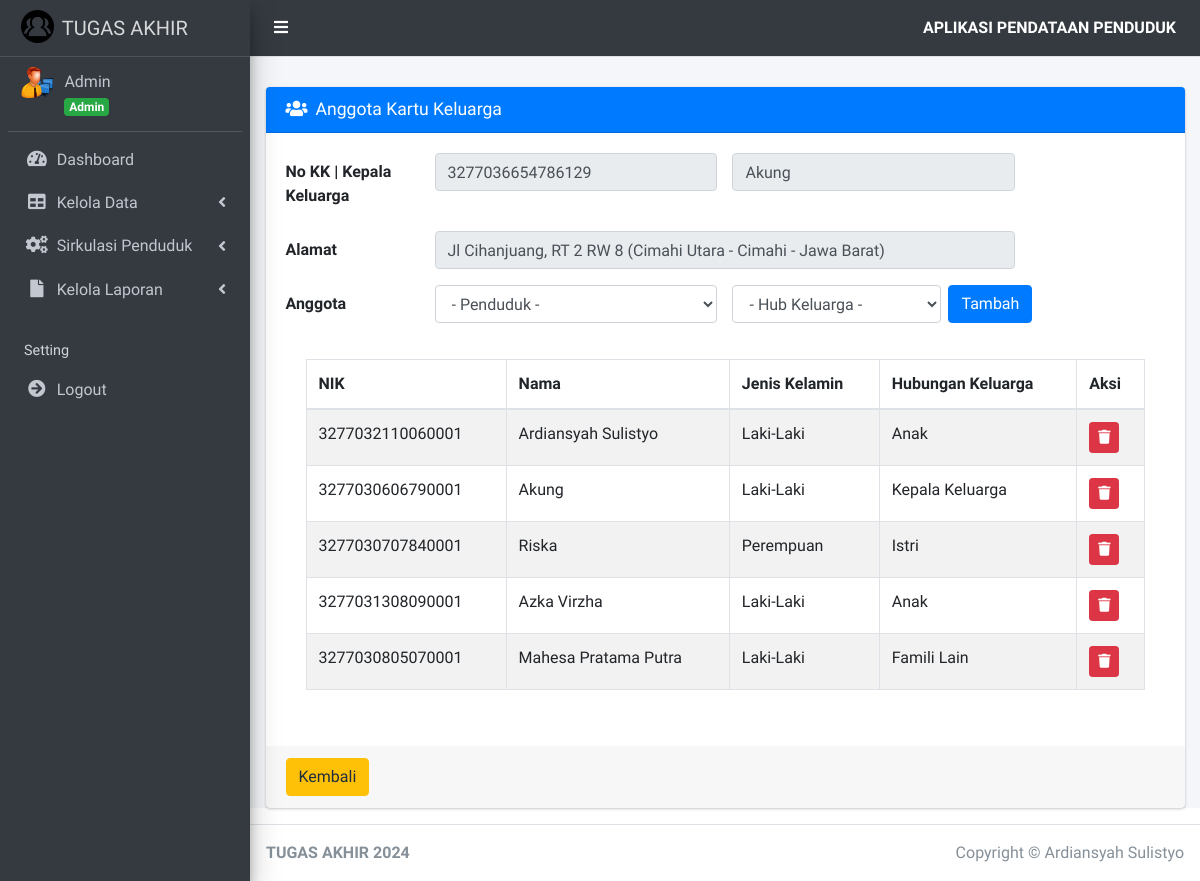
The page /index.php?page=anggota&id_kk=1 (signed in) on the database its author committed.
### tables this page shows
CREATE TABLE `kk` (
  `id_kk` int(11) NOT NULL,
  `no_kk` varchar(16) NOT NULL,
  `id_penduduk` int(11) NOT NULL,
  `k_keluarga` varchar(20) NOT NULL
);

CREATE TABLE `penduduk` (
  `id_penduduk` int(11) NOT NULL,
  `id_user` int(11) NOT NULL,
  `nik_penduduk` varchar(16) NOT NULL,
  `nama_penduduk` varchar(45) NOT NULL,
  `tempat_lahir_penduduk` varchar(30) NOT NULL,
  `tanggal_lahir_penduduk` date NOT NULL,
  `jenis_kelamin_penduduk` enum('Laki-Laki','Perempuan') NOT NULL,
  `alamat_penduduk` text NOT NULL,
  `desa_kelurahan_penduduk` varchar(30) NOT NULL,
  `kecamatan_penduduk` varchar(30) NOT NULL,
  `kabupaten_kota_penduduk` varchar(30) NOT NULL,
  `provinsi_penduduk` varchar(30) NOT NULL,
  `negara_penduduk` varchar(30) NOT NULL,
  `rt_penduduk` varchar(3) NOT NULL,
  `rw_penduduk` varchar(3) NOT NULL,
  `agama_penduduk` enum('Islam','Kristen','Katolik','Hindu','Buddha','Konghucu') NOT NULL,
  `pendidikan_terakhir_penduduk` varchar(20) NOT NULL,
  `pekerjaan_penduduk` varchar(20) NOT NULL,
  `status_perkawinan_penduduk` enum('Kawin','Tidak Kawin','Belum Kawin','Cerai') NOT NULL,
  `status` enum('Ada','Meninggal') NOT NULL,
  `status_keluarga` enum('Sudah Berkeluarga','Belum Berkeluarga','','') NOT NULL
);

CREATE TABLE `anggota_keluarga` (
  `id_anggota` int(11) NOT NULL,
  `id_kk` int(11) NOT NULL,
  `id_penduduk` int(11) NOT NULL,
  `hub_keluarga` varchar(15) NOT NULL
);

### pages/kk/anggota.php (the view, shortened to what this page needs)
<?php
if (isset($_GET['id_kk'])) {
    $id_kk = $_GET['id_kk'];
    $sql_cek = "SELECT * FROM `kk` JOIN `penduduk` ON kk.id_penduduk=penduduk.id_penduduk WHERE id_kk='$id_kk'";
    $query_cek = mysqli_query($koneksi, $sql_cek);
    $data_cek = mysqli_fetch_array($query_cek, MYSQLI_BOTH);
    $karkel = $data_cek['id_kk'];
}
?>
<div class="card card-primary">
    <div class="card-header">
        <h3 class="card-title">
            <i class="fa fa-users mr-2"></i>Anggota Kartu Keluarga
        </h3>
    </div>
    <form action="" method="post" enctype="multipart/form-data">
        <div class="card-body">
            <div class="form-group row">
                <label class="col-sm-2 col-form-label">No KK | Kepala Keluarga</label>
                <div class="col-sm-4">
                    <input type="text" class="form-control" id="no_kk" name="no_kk" value="<?= $data_cek['no_kk']; ?>" disabled />
                </div>
                <div class="col-sm-4">
                    <input type="text" class="form-control" id="kepala" name="kepala" value="<?= $data_cek['k_keluarga']; ?>" disabled />
                </div>
            </div>
            <div class="form-group row">
                <label class="col-sm-2 col-form-label">Alamat</label>
                <div class="col-sm-8">
                    <input type="text" class="form-control" value="<?= $data_cek['alamat_penduduk']; ?>, RT <?= $data_cek['rt_penduduk']; ?> RW <?= $data_cek['rw_penduduk']; ?> (<?= $data_cek['kecamatan_penduduk']; ?> - <?= $data_cek['kabupaten_kota_penduduk']; ?> - <?= $data_cek['provinsi_penduduk']; ?>)" disabled />
                </div>
            </div>
            <div class="form-group row">
                <label class="col-sm-2 col-form-label">Anggota</label>
                <div class="col-sm-4">
                    <select name="id_pend" id="id_pend" class="form-control select2bs4" required>
                        <option selected="selected">- Penduduk -</option>
                    </select>
                </div>
                <div class="col-sm-3">
                    <select name="hubungan" id="hubungan" class="form-control">
                        <option>- Hub Keluarga -</option>
                    </select>
                </div>
                <input type="submit" name="Simpan" value="Tambah" class="btn btn-primary">
            </div>
            <div class="card-body">
                <div class="table-responsive">
                    <table class="table table-bordered table-striped">
                        <thead>
                            <tr>
                                <th>NIK</th>
                                <th>Nama</th>
                                <th>Jenis Kelamin</th>
                                <th>Hubungan Keluarga</th>
                                <th>Aksi</th>
                            </tr>
                        </thead>
                        <tbody>
                            <?php
                            $sql = $koneksi->query("SELECT p.nik_penduduk, p.nama_penduduk, p.jenis_kelamin_penduduk, a.hub_keluarga, a.id_anggota
			  										FROM penduduk p JOIN anggota_keluarga a ON p.id_penduduk=a.id_penduduk
													WHERE status='Ada' AND id_kk=$karkel AND status_keluarga='Sudah Berkeluarga'");
                            while ($data = $sql->fetch_assoc()) {
                            ?>
                                <tr>
                                    <td>
                                        <?= $data['nik_penduduk']; ?>
                                    </td>
                                    <td>
                                        <?= $data['nama_penduduk']; ?>
                                    </td>
                                    <td>
                                        <?= $data['jenis_kelamin_penduduk']; ?>
                                    </td>
                                    <td>
                                        <?= $data['hub_keluarga']; ?>
                                    </td>
                                    <td>
                                        <a href="?page=hapus_anggota&id_anggota=<?= $data['id_anggota']; ?>" onclick="return confirm('Apakah anda yakin hapus data ini ?')" title="Hapus" class="btn btn-danger btn-sm">
                                            <i class="fa fa-trash"></i>
                                        </a>
                                    </td>
                                </tr>
                            <?php
                            }
                            ?>
                        </tbody>
                    </table>
                </div>
            </div>
        </div>
        <div class="card-footer">
            <a href="?page=kk" title="Kembali" class="btn btn-warning">Kembali</a>
        </div>
    </form>
</div>

### rows shown on the page
kk: no_kk "3277036654786129", kepala "Akung", id_penduduk.provinsi_penduduk "Jl Cihanjuang, RT 2 RW 8 (Cimahi Utara - Cimahi - Jawa Barat)"
anggota_keluarga: id_penduduk.nik_penduduk "3277032110060001", id_penduduk.nama_penduduk "Ardiansyah Sulistyo", id_penduduk.jenis_kelamin_penduduk "Laki-Laki", hub_keluarga "Anak"
anggota_keluarga: id_penduduk.nik_penduduk "3277030606790001", id_penduduk.nama_penduduk "Akung", id_penduduk.jenis_kelamin_penduduk "Laki-Laki", hub_keluarga "Kepala Keluarga"
anggota_keluarga: id_penduduk.nik_penduduk "3277030707840001", id_penduduk.nama_penduduk "Riska", id_penduduk.jenis_kelamin_penduduk "Perempuan", hub_keluarga "Istri"
anggota_keluarga: id_penduduk.nik_penduduk "3277031308090001", id_penduduk.nama_penduduk "Azka Virzha", id_penduduk.jenis_kelamin_penduduk "Laki-Laki", hub_keluarga "Anak"
anggota_keluarga: id_penduduk.nik_penduduk "3277030805070001", id_penduduk.nama_penduduk "Mahesa Pratama Putra", id_penduduk.jenis_kelamin_penduduk "Laki-Laki", hub_keluarga "Famili Lain"

### other values the page prints
$data_nama "Admin"
$data_level "Admin"
